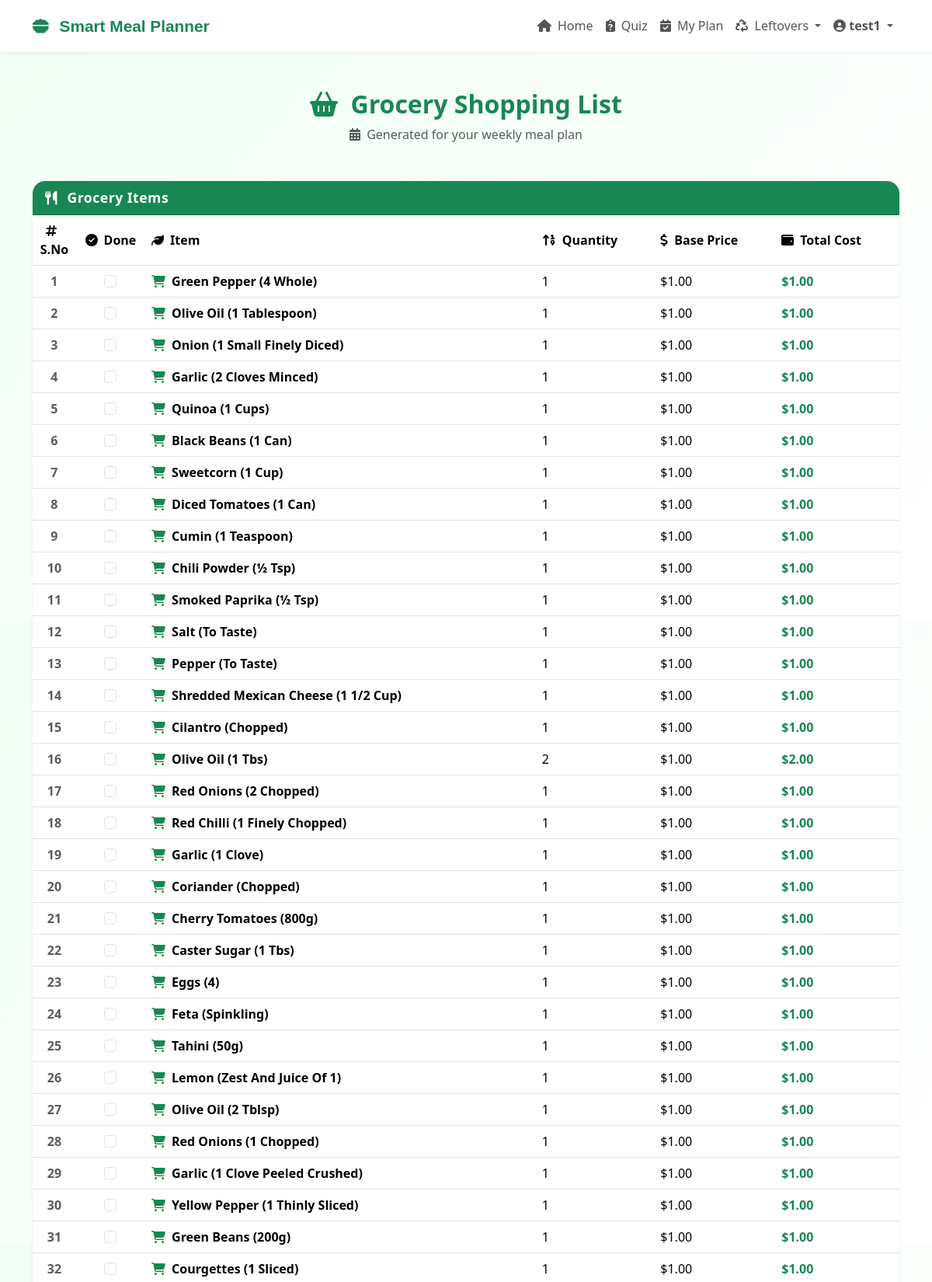
Screenshot of /grocery/list/2/ (signed in, upper part) with the database file from the repository.
### accounts/models.py (models this page shows, shortened)
class StudentUser(AbstractUser):
    GENDER_CHOICES = [
        ('male', 'Male'),
        ('female', 'Female'),
        ('other', 'Other'),
    ]
    full_name = models.CharField(max_length=100, blank=True)
    university_name = models.CharField(max_length=150, blank=True)
    student_id = models.CharField(max_length=50, unique=True, help_text="Unique university student ID")
    email = models.EmailField(unique=True, help_text="University email address")
    gender = models.CharField(max_length=10, choices=GENDER_CHOICES, blank=True)
    age = models.PositiveIntegerField(null=True, blank=True)
    profile_picture = models.ImageField(
        upload_to='profile_pics/',
        blank=True,
        null=True,
        default='profile_pics/default_user.png'
    )
    is_verified_university_email = models.BooleanField(default=False)
    is_premium = models.BooleanField(default=False)
    created_at = models.DateTimeField(auto_now_add=True)
    updated_at = models.DateTimeField(auto_now=True)

### grocery/models.py (models this page shows, shortened)
class ShoppingListItem(models.Model):
    shopping_list = models.ForeignKey(ShoppingList, related_name="items", on_delete=models.CASCADE)
    item = models.ForeignKey(GroceryItem, on_delete=models.CASCADE)
    quantity = models.PositiveIntegerField(default=1)
    cost = models.DecimalField(max_digits=8, decimal_places=2, default=0.0)
    is_purchased = models.BooleanField(default=False)

class GroceryItem(models.Model):
    name = models.CharField(max_length=100, unique=True)
    base_price = models.DecimalField(max_digits=6, decimal_places=2, default=0.0)

### grocery/views.py (the view)
# urls.py: path("list/<int:pk>/", views.shopping_list_detail, name="shopping_list_detail"),
@login_required
def shopping_list_detail(request, pk):
    shopping_list = get_object_or_404(ShoppingList, id=pk, user=request.user)
    outlet_comparisons = compare_outlet_prices(shopping_list)
    context = {
        "shopping_list": shopping_list,
        "outlet_comparisons": outlet_comparisons,
    }
    return render(request, "shopping_list_detail.html", context)

### grocery/utils.py (called while the page is built)
def compare_outlet_prices(shopping_list):
    outlets = GroceryOutlet.objects.all()
    results = []
    for outlet in outlets:
        outlet_total = Decimal("0.00")
        for item in shopping_list.items.all():
            outlet_total += Decimal(item.item.base_price) * Decimal(outlet.price_factor) * item.quantity
        results.append({
            "outlet": outlet.name,
            "total": round(outlet_total, 2)
        })
    return results

### templates/shopping_list_detail.html (shortened to what this page needs)
{% extends "base.html" %}
{% load static %}
{% block content %}
<div class="container py-5">
  <div class="text-center mb-5">
    <h2 class="fw-bold text-success mb-2">
      <i class="fas fa-shopping-basket me-2"></i> Grocery Shopping List
    </h2>
    <p class="text-muted">
      <i class="fas fa-calendar-alt me-1"></i> Generated for your weekly meal plan
    </p>
  </div>
  <div class="card border-0 shadow-sm rounded-4 mb-5">
    <div class="card-header bg-success text-white fw-bold rounded-top-4">
      <i class="fas fa-utensils me-2"></i> Grocery Items
    </div>
    <div class="card-body p-0">
      <table class="table align-middle table-hover mb-0">
        <thead class="bg-light">
          <tr class="text-success fw-semibold">
            <th style="width: 5%; text-align: center;"><i class="fas fa-hashtag me-2"></i>S.No</th>
            <th style="width: 8%; text-align: center;"><i class="fas fa-check-circle me-2"></i>Done</th>
            <th><i class="fas fa-leaf me-2"></i>Item</th>
            <th><i class="fas fa-sort-numeric-up me-2"></i>Quantity</th>
            <th><i class="fas fa-dollar-sign me-2"></i>Base Price</th>
            <th><i class="fas fa-wallet me-2"></i>Total Cost</th>
          </tr>
        </thead>
        <tbody>
          {% for i in shopping_list.items.all %}
          <tr>
            <td class="text-center fw-bold text-muted">{{ forloop.counter }}</td>
            <td class="text-center">
                <input type="checkbox" class="form-check-input toggle-item"
                    data-id="{{ i.id }}" {% if i.is_purchased %}checked{% endif %}>
            </td>
            <td class="fw-semibold text-capitalize">
              <i class="fas fa-shopping-cart text-success me-2"></i>{{ i.item.name }}
            </td>
            <td>{{ i.quantity }}</td>
            <td>${{ i.item.base_price|floatformat:2 }}</td>
            <td class="fw-bold text-success">${{ i.cost|floatformat:2 }}</td>
          </tr>
          {% empty %}
          <tr>
            <td colspan="5" class="text-center py-4 text-muted">
              <i class="fas fa-exclamation-circle me-2"></i>No items found in your shopping list.
            </td>
          </tr>
          {% endfor %}
        </tbody>
      </table>
    </div>
  </div>
</div>
{% endblock %}

### templates/base.html (shortened to what this page needs)
{% load static %}
<!DOCTYPE html>
<html lang="en">
<head>
  <link href="{% static 'css/bootstrap.min.css' %}" rel="stylesheet">
  <link href="{% static 'css/fontawesome.min.css' %}" rel="stylesheet">
  <link href="{% static 'css/style.css' %}" rel="stylesheet">
</head>
<body class="d-flex flex-column min-vh-100" style="background: linear-gradient(135deg, #f0fff4 0%, #ffffff 100%);">
<nav class="navbar navbar-expand-lg navbar-light sticky-top">
  <div class="container">
    <a class="navbar-brand fw-bold" href="{% url 'accounts:home' %}">
      <i class="fa-solid fa-bowl-food me-2"></i> Smart Meal Planner
    </a>
    <div class="collapse navbar-collapse" id="navbarNav">
      <ul class="navbar-nav ms-auto align-items-lg-center">
        <li class="nav-item">
          <a class="nav-link {% if request.resolver_match.url_name == 'home' %}active{% endif %}"
            href="{% url 'accounts:home' %}">
            <i class="fa-solid fa-house me-1"></i> Home
          </a>
        </li>
        <li class="nav-item">
          <a class="nav-link {% if request.resolver_match.url_name == 'meal:quiz' %}active{% endif %}"
             href="{% url 'meal:quiz' %}">
            <i class="fa-solid fa-clipboard-question me-1"></i> Quiz
          </a>
        </li>
        <li class="nav-item">
          <a class="nav-link {% if request.resolver_match.url_name == 'meal:plan' %}active{% endif %}"
             href="{% url 'meal:plan' %}">
            <i class="fa-solid fa-calendar-check me-1"></i> My Plan
          </a>
        </li>
        <li class="nav-item dropdown">
          <a class="nav-link dropdown-toggle {% if 'leftovers' in request.path %}active{% endif %}"
             href="#" id="leftoverDropdown" role="button"
             data-bs-toggle="dropdown" aria-expanded="false">
            <i class="fa-solid fa-recycle me-1"></i> Leftovers
          </a>
        </li>
        {% if user.is_authenticated %}
        <li class="nav-item dropdown">
          <a class="nav-link dropdown-toggle fw-semibold text-success"
             href="#" id="userDropdown"
             role="button" data-bs-toggle="dropdown" aria-expanded="false">
            <i class="fa-solid fa-circle-user me-1"></i>{{ user.username }}
          </a>
        </li>
        {% endif %}
      </ul>
    </div>
  </div>
</nav>
  <main class="flex-grow-1">
    {% block content %}{% endblock %}
  </main>
</body>
</html>

### templates/base.html (style rules this page uses)
.navbar { background-color: #ffffff; box-shadow: 0 2px 6px rgba(0, 0, 0, 0.05); padding: 0.8rem 1rem; }
.navbar-brand { font-family: "Poppins", sans-serif; font-size: 1.3rem; font-weight: 600; color: #198754 !important; }
.nav-link { font-weight: 500; color: #555 !important; transition: color 0.2s ease-in-out; }

### templates/shopping_list_detail.html (style rules this page uses)
.table thead th { border-top: none; }
.table th, .table td { vertical-align: middle; }
.card-header { font-size: 1.1rem; letter-spacing: 0.5px; }

### rows the page displays
StudentUser: username "test1"
ShoppingListItem: item.name "Green Pepper (4 Whole)", quantity "1", item.base_price "1.00", cost "1.00"
ShoppingListItem: item.name "Olive Oil (1 Tablespoon)", quantity "1", item.base_price "1.00", cost "1.00"
ShoppingListItem: item.name "Onion (1 Small Finely Diced)", quantity "1", item.base_price "1.00", cost "1.00"
ShoppingListItem: item.name "Garlic (2 Cloves Minced)", quantity "1", item.base_price "1.00", cost "1.00"
ShoppingListItem: item.name "Quinoa (1 Cups)", quantity "1", item.base_price "1.00", cost "1.00"
ShoppingListItem: item.name "Black Beans (1 Can)", quantity "1", item.base_price "1.00", cost "1.00"
ShoppingListItem: item.name "Sweetcorn (1 Cup)", quantity "1", item.base_price "1.00", cost "1.00"
ShoppingListItem: item.name "Diced Tomatoes (1 Can)", quantity "1", item.base_price "1.00", cost "1.00"
ShoppingListItem: item.name "Cumin (1 Teaspoon)", quantity "1", item.base_price "1.00", cost "1.00"
ShoppingListItem: item.name "Chili Powder (½ Tsp)", quantity "1", item.base_price "1.00", cost "1.00"
ShoppingListItem: item.name "Smoked Paprika (½ Tsp)", quantity "1", item.base_price "1.00", cost "1.00"
ShoppingListItem: item.name "Salt (To Taste)", quantity "1", item.base_price "1.00", cost "1.00"
ShoppingListItem: item.name "Pepper (To Taste)", quantity "1", item.base_price "1.00", cost "1.00"
ShoppingListItem: item.name "Shredded Mexican Cheese (1 1/2 Cup)", quantity "1", item.base_price "1.00", cost "1.00"
ShoppingListItem: item.name "Cilantro (Chopped)", quantity "1", item.base_price "1.00", cost "1.00"
ShoppingListItem: item.name "Olive Oil (1 Tbs)", quantity "2", item.base_price "1.00", cost "2.00"
ShoppingListItem: item.name "Red Onions (2 Chopped)", quantity "1", item.base_price "1.00", cost "1.00"
ShoppingListItem: item.name "Red Chilli (1 Finely Chopped)", quantity "1", item.base_price "1.00", cost "1.00"
ShoppingListItem: item.name "Garlic (1 Clove)", quantity "1", item.base_price "1.00", cost "1.00"
ShoppingListItem: item.name "Coriander (Chopped)", quantity "1", item.base_price "1.00", cost "1.00"
ShoppingListItem: item.name "Cherry Tomatoes (800g)", quantity "1", item.base_price "1.00", cost "1.00"
ShoppingListItem: item.name "Caster Sugar (1 Tbs)", quantity "1", item.base_price "1.00", cost "1.00"
ShoppingListItem: item.name "Eggs (4)", quantity "1", item.base_price "1.00", cost "1.00"
ShoppingListItem: item.name "Feta (Spinkling)", quantity "1", item.base_price "1.00", cost "1.00"
ShoppingListItem: item.name "Tahini (50g)", quantity "1", item.base_price "1.00", cost "1.00"
ShoppingListItem: item.name "Lemon (Zest And Juice Of 1)", quantity "1", item.base_price "1.00", cost "1.00"
ShoppingListItem: item.name "Olive Oil (2 Tblsp)", quantity "1", item.base_price "1.00", cost "1.00"
ShoppingListItem: item.name "Red Onions (1 Chopped)", quantity "1", item.base_price "1.00", cost "1.00"
ShoppingListItem: item.name "Garlic (1 Clove Peeled Crushed)", quantity "1", item.base_price "1.00", cost "1.00"
ShoppingListItem: item.name "Yellow Pepper (1 Thinly Sliced)", quantity "1", item.base_price "1.00", cost "1.00"
ShoppingListItem: item.name "Green Beans (200g)", quantity "1", item.base_price "1.00", cost "1.00"
ShoppingListItem: item.name "Courgettes (1 Sliced)", quantity "1", item.base_price "1.00", cost "1.00"
